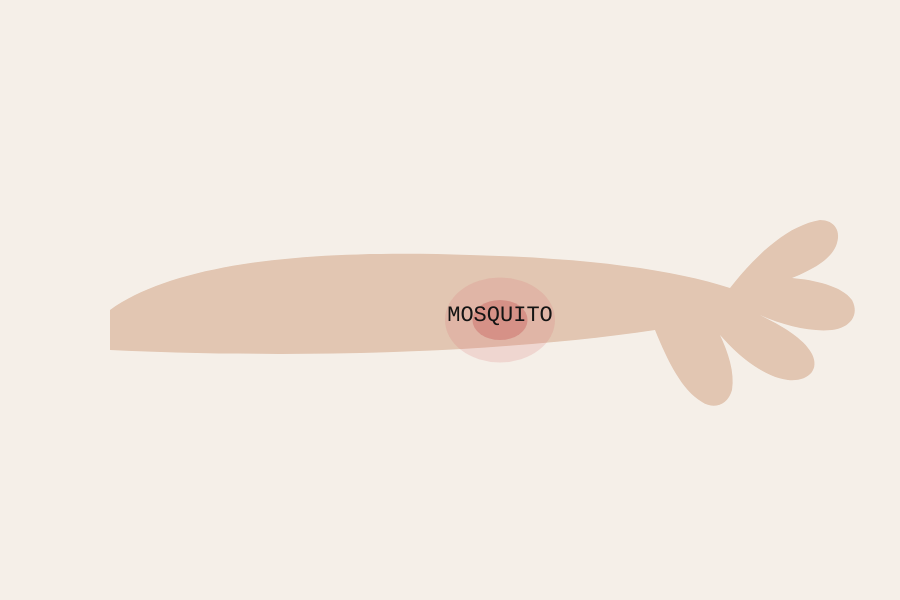
Frame 1 (no input)
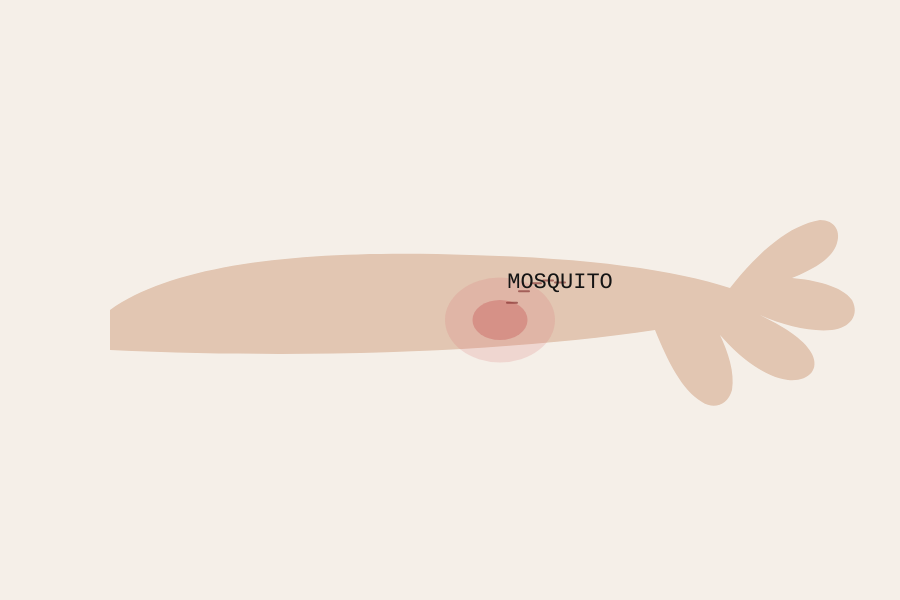
Frame 60 (no input)
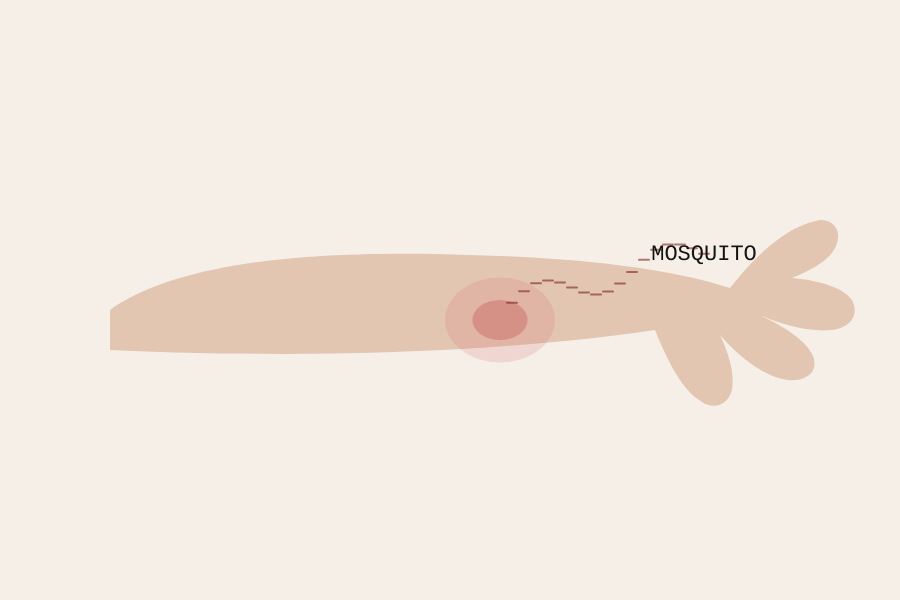
Frame 120 (the mouse pressed at the canvas centre since frame 60)

The p5.js sketch that drew these frames (run headless with seeded random() and noise() and a simulated clock; from frame 60 on, the mouse is pressed at the canvas centre):

// p5.js sketch
// ── sketch.js
let x = 500, y = 315, trail = [];

async function setup() {
  createCanvas(900, 600);
  textAlign(CENTER, CENTER);
  textFont("monospace");
}

function draw() {
  background(245, 239, 232);

  noStroke();
  fill(226, 198, 178);

  beginShape();
  vertex(110, 310);
  bezierVertex(180, 260, 320, 250, 470, 255);
  bezierVertex(590, 258, 675, 270, 730, 288);
  bezierVertex(760, 250, 790, 225, 820, 220);
  bezierVertex(835, 220, 842, 232, 836, 246);
  bezierVertex(830, 260, 812, 270, 792, 278);
  bezierVertex(815, 280, 842, 286, 852, 300);
  bezierVertex(860, 315, 850, 328, 832, 330);
  bezierVertex(810, 332, 785, 326, 760, 315);
  bezierVertex(780, 325, 804, 338, 812, 354);
  bezierVertex(820, 370, 808, 382, 788, 380);
  bezierVertex(766, 377, 742, 360, 720, 335);
  bezierVertex(728, 352, 735, 372, 732, 390);
  bezierVertex(728, 405, 714, 410, 702, 402);
  bezierVertex(682, 390, 668, 362, 655, 330);
  bezierVertex(520, 350, 330, 360, 110, 350);
  endShape(CLOSE);

  fill(215, 120, 120, 55);
  ellipse(500, 320, 110, 85);

  fill(195, 85, 85, 95);
  ellipse(500, 320, 55, 40);

  if (frameCount > 35) {
    x += 2.4;
    y += sin(frameCount * 0.12) * 1.8 - 0.7;

    if (frameCount % 5 == 0) {
      trail.push({ x: x, y: y });
    }
  }

  stroke(120, 35, 35, 150);
  strokeWeight(2);

  for (let i = 0; i < trail.length; i++) {
    line(trail[i].x - 5, trail[i].y, trail[i].x + 5, trail[i].y);
  }

  fill(20);
  noStroke();
  textSize(22);
  text("MOSQUITO", x, y);
}
